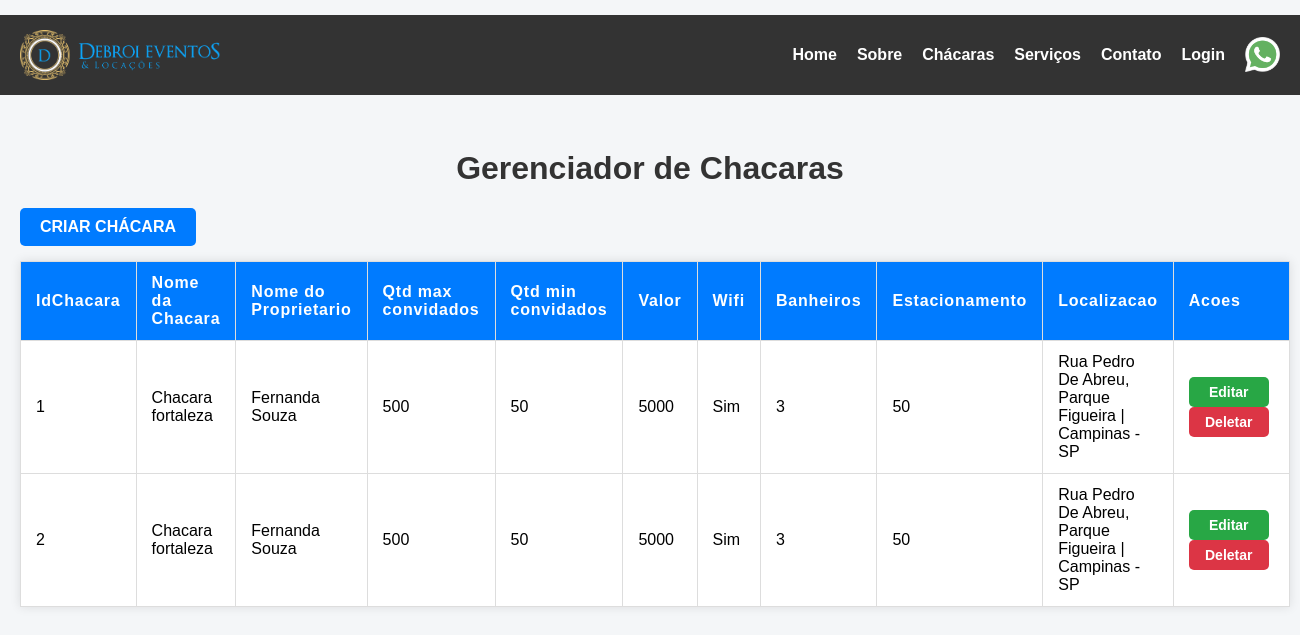
Page /ChacarasGerenciamento.php on the earlier database version.
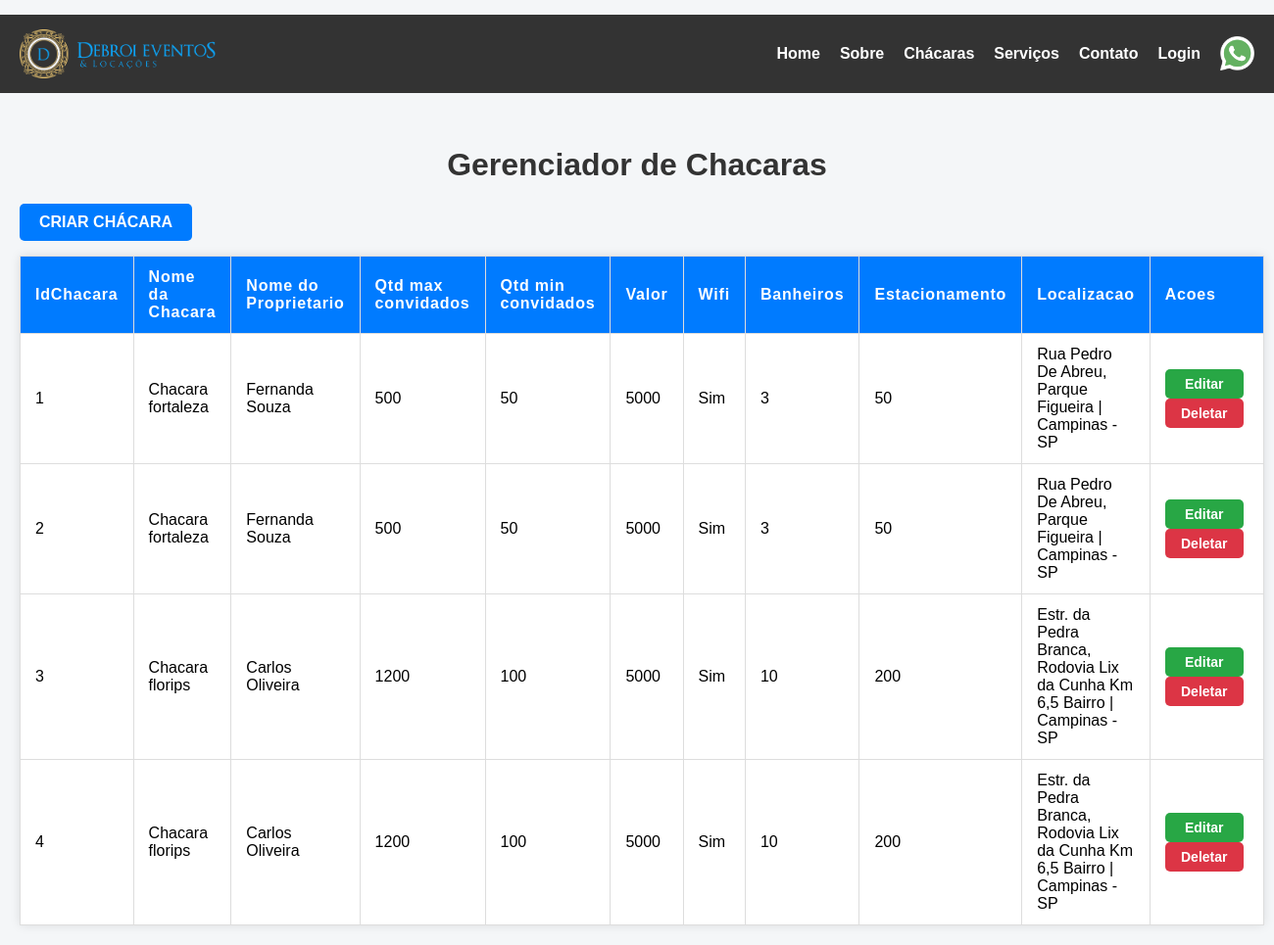
Same page on the later database version.
### tables this page shows
CREATE TABLE `chacaras` (
  `IdChacaras` int(11) NOT NULL AUTO_INCREMENT,
  `IdProprietario` int(11) NOT NULL,
  `Nome` varchar(100) NOT NULL,
  `Descricao` varchar(500) NOT NULL,
  `IdInfoChacaras` int(11) NOT NULL,
  `IdEndereco` int(11) NOT NULL,
  `IdCorretor` int(11) NOT NULL,
  `LocalizacaoUrlMaps` varchar(1000) NOT NULL,
  PRIMARY KEY (`IdChacaras`),
  KEY `IdProprietario` (`IdProprietario`),
  KEY `IdInfoChacaras` (`IdInfoChacaras`),
  KEY `IdEndereco` (`IdEndereco`),
  KEY `IdCorretor` (`IdCorretor`),
  CONSTRAINT `chacaras_ibfk_1` FOREIGN KEY (`IdProprietario`) REFERENCES `proprietario` (`IdProprietario`),
  CONSTRAINT `chacaras_ibfk_2` FOREIGN KEY (`IdInfoChacaras`) REFERENCES `infochacaras` (`IdInfoChacaras`),
  CONSTRAINT `chacaras_ibfk_3` FOREIGN KEY (`IdEndereco`) REFERENCES `endereco` (`IdEndereco`),
  CONSTRAINT `chacaras_ibfk_4` FOREIGN KEY (`IdCorretor`) REFERENCES `corretor` (`IdCorretor`)
);

CREATE TABLE `proprietario` (
  `IdProprietario` int(11) NOT NULL AUTO_INCREMENT,
  `Nome` varchar(100) NOT NULL,
  `Cpf` bigint(20) NOT NULL,
  `Telefone` varchar(15) NOT NULL,
  `Email` varchar(255) NOT NULL,
  PRIMARY KEY (`IdProprietario`)
);

CREATE TABLE `infochacaras` (
  `IdInfoChacaras` int(11) NOT NULL AUTO_INCREMENT,
  `qtdMaxConvidados` int(11) NOT NULL,
  `qtdMinConvidados` int(11) NOT NULL,
  `Valor` varchar(100) NOT NULL,
  `Wifi` tinyint(1) NOT NULL,
  `Piscina` tinyint(1) NOT NULL,
  `Banheiro` int(11) NOT NULL,
  `Estacionamento` int(11) NOT NULL,
  PRIMARY KEY (`IdInfoChacaras`)
);

CREATE TABLE `endereco` (
  `IdEndereco` int(11) NOT NULL AUTO_INCREMENT,
  `Cep` bigint(20) NOT NULL,
  `rua` varchar(100) NOT NULL,
  `bairro` varchar(100) NOT NULL,
  `cidade` varchar(100) NOT NULL,
  `Estado_Id` int(11) NOT NULL,
  `numero` int(11) NOT NULL,
  PRIMARY KEY (`IdEndereco`),
  KEY `Estado_Id` (`Estado_Id`),
  CONSTRAINT `endereco_ibfk_1` FOREIGN KEY (`Estado_Id`) REFERENCES `estado` (`IdEstado`)
);

CREATE TABLE `estado` (
  `IdEstado` int(11) NOT NULL AUTO_INCREMENT,
  `Estados` varchar(100) NOT NULL,
  PRIMARY KEY (`IdEstado`)
);

### html/ChacarasGerenciamento.php (the view, shortened to what this page needs)
<?php
include('conexao.php');
$consultaChacaras = "select
    c.IdChacaras,
    c.Nome AS ChacaraNome,
    p.nome AS ProprietarioNome,
    ic.qtdMaxConvidados,
    ic.qtdMinConvidados,
    ic.Valor,
    ic.Wifi,
    ic.Banheiro,
    ic.Estacionamento,
    e.rua,
    e.bairro,
    e.cidade,
    es.Estados AS NomeEstado
    from Chacaras c
    left join proprietario p on p.IdProprietario = c.IdProprietario
    left join infochacaras ic on ic.IdInfoChacaras = c.IdInfoChacaras
    left join endereco e on e.IdEndereco = c.IdEndereco
    left join estado es on es.IdEstado = e.Estado_Id";
$Chacaras = mysqli_query($conecta, $consultaChacaras);
?>
<!DOCTYPE html>
<html lang="pt-BR">
<head>
</head>
<body>
    <header>
        <?php include 'menuBarra.php'; ?>
    </header>
    <div class="TudoviewUser">
        <h1>Gerenciador de Chacaras</h1>
        <a href="CriacaoChacaras.php" class="create-btn">Criar Chácara</a>
        <table>
            <thead>
                <tr>
                    <th>IdChacara</th>
                    <th>Nome da Chacara</th>
                    <th>Nome do Proprietario</th>
                    <th>Qtd max convidados</th>
                    <th>Qtd min convidados</th>
                    <th>Valor</th>
                    <th>Wifi</th>
                    <th>Banheiros</th>
                    <th>Estacionamento</th>
                    <th>Localizacao</th>
                    <th>Acoes</th>
                </tr>
            </thead>
            <tbody>
                <?php while ($chacara = mysqli_fetch_assoc($Chacaras)) {  ?>
                    <tr>
                        <td><?php echo $chacara["IdChacaras"]; ?></td>
                        <td><?php echo $chacara["ChacaraNome"]; ?></td>
                        <td><?php echo $chacara["ProprietarioNome"]; ?></td>
                        <td><?php echo $chacara["qtdMaxConvidados"]; ?></td>
                        <td><?php echo $chacara["qtdMinConvidados"]; ?></td>
                        <td><?php echo $chacara["Valor"]; ?></td>
                        <td> <?php
                        if ($chacara["Wifi"] == 1) {
                            echo "Sim";
                        } else {
                            echo "Não";
                        }
                        ?></td>
                        <td><?php echo $chacara["Banheiro"]; ?></td>
                        <td><?php echo $chacara["Estacionamento"]; ?></td>
                        <td><?php echo $chacara["rua"] . ", " . $chacara["bairro"] . " | " . $chacara["cidade"] . " - " . $chacara["NomeEstado"]; ?>
                        </td>
                        <td class="actions">
                            <button class="edit-btn">Editar</button>
                            <button class="delete-btn" onclick="alert('Tem certeza que deseja deletar?')">Deletar</button>
                        </td>
                    </tr>
                <?php } ?>
            </tbody>
        </table>
    </div>
</body>
</html>

### html/menuBarra.php (shortened to what this page needs)
<?php
   include('conexao.php');
   ?>
<link rel="stylesheet" href="../css/menuBarra.css" defer>
<header class="menu-fixo">
    <img class="imagemlogo" src="../img/logoDebroi.png">
    <nav class=" menu-links">
        <a href="index.php"><b>Home</b></a>
        <a href="sobre.php"><b>Sobre</b></a>
        <a href="chacaras.php"><b>Chácaras</b></a>
        <a href="servicos.php"><b>Serviços</b></a>
        <a href="contato.php"><b>Contato</b></a>
        <?php if(!empty($_SESSION["user_portal"])){?>
        <div class="menu-hover">
            <div class="profile-container">
                <div class="profile-button">
                    <img src="https://cdn-icons-png.flaticon.com/512/847/847969.png" alt="perfil" style="width:20px;">
                    Perfil
                </div>
                <div class="profile-dropdown">
                    <div><strong><?php echo $informacaoUser["Nome"]?></strong></div>
                    <div><a href="perfil.php">Meu Perfil</a></div>
                    <?php   if($informacaoUser["Admin"] == 1){?>
                    <div><a href="Gerenciamento.php">Gerenciamento</a></div>
                    <?php } ?>
                    <div><a href="visitaCliente.php">Minhas Visitas</a></div>
                    <div><a href="perfil.php">Favoritos</a></div>
                    <div><a href="logout.php">Sair</a></div>
                </div>
            </div>
        </div>
        <?php }else{?>
        <a href="login.php"><b>Login </b></a>
        <?php }?>
        <a
            href="https://wa.me/5519992313281?text=Olá!%20Gostaria%20de%20consultar%20o%20cardápio%20do%20buffet%20completo">
            <img src="../img/whatsApp.png" alt="WhatsApp" width="35">
        </a>
    </nav>
</header>

### css/menuBarra.css (style rules this page uses)
.menu-fixo { position: fixed; top: 15px; left: 0; width: 100%; height: auto; background: #333; display: flex; justify-content: space-between; align-items: center; padding: 15px 20px; box-sizing: border-box; font-family: sans-serif; font-size: 16px; z-index: 1000; }
.menu-links { display: flex; gap: 20px; flex-wrap: wrap; }
.menu-links a { display: flex; align-items: center; color: #fff; text-decoration: none; transition: color 0.3s; }
.imagemlogo { width: 200px; height: auto; }

### html/ChacarasGerenciamento.php (style rules this page uses)
body { font-family: Arial, sans-serif; margin: 20px; background-color: #f4f6f8; }
h1 { margin-top: 150px; color: #333; text-align: center; }
table { width: 100%; border-collapse: collapse; margin-top: 15px; background: white; box-shadow: 0 0 10px rgba(0, 0, 0, 0.1); }
th, td { padding: 12px 15px; border: 1px solid #ddd; text-align: left; }
th { background-color: #007BFF; color: white; letter-spacing: 0.05em; }
.actions button { margin-right: 5px; padding: 6px 12px; border: none; border-radius: 3px; cursor: pointer; color: white; font-weight: bold; }
.edit-btn { background-color: #28a745; }
.delete-btn { background-color: #dc3545; }
.actions .edit-btn, .actions .delete-btn { width: 80px; height: 30px; padding: 6px 0; font-size: 14px; border: none; border-radius: 5px; color: white; font-weight: bold; cursor: pointer; display: inline-block; text-align: center; }
.create-btn { background-color: #007bff; color: white; padding: 10px 20px; border: none; border-radius: 5px; font-size: 16px; cursor: pointer; text-transform: uppercase; font-weight: bold; display: inline-block; text-align: center; text-decoration: none; }

Differences in the rows shown:
added chacaras: IdChacaras "3", Nome "Chacara florips", IdProprietario.Nome "Carlos Oliveira", IdInfoChacaras.qtdMaxConvidados "1200", IdInfoChacaras.qtdMinConvidados "100", IdInfoChacaras.Valor "5000", IdInfoChacaras.Banheiro "10", IdInfoChacaras.Estacionamento "200", IdEndereco.rua "Estr. da Pedra Branca", IdEndereco.bairro "Rodovia Lix da Cunha Km 6,5 Bairro", IdEndereco.cidade "Campinas", estado.Estados "SP"
added chacaras: IdChacaras "4", Nome "Chacara florips", IdProprietario.Nome "Carlos Oliveira", IdInfoChacaras.qtdMaxConvidados "1200", IdInfoChacaras.qtdMinConvidados "100", IdInfoChacaras.Valor "5000", IdInfoChacaras.Banheiro "10", IdInfoChacaras.Estacionamento "200", IdEndereco.rua "Estr. da Pedra Branca", IdEndereco.bairro "Rodovia Lix da Cunha Km 6,5 Bairro", IdEndereco.cidade "Campinas", estado.Estados "SP"
